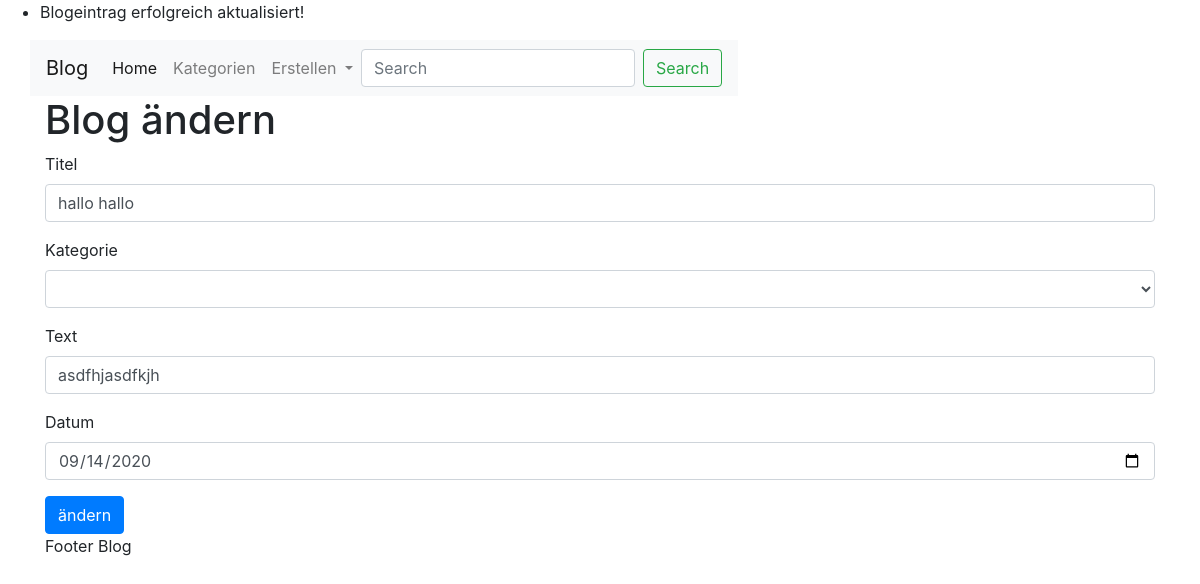
The app's page /blog/modify/3, older data.
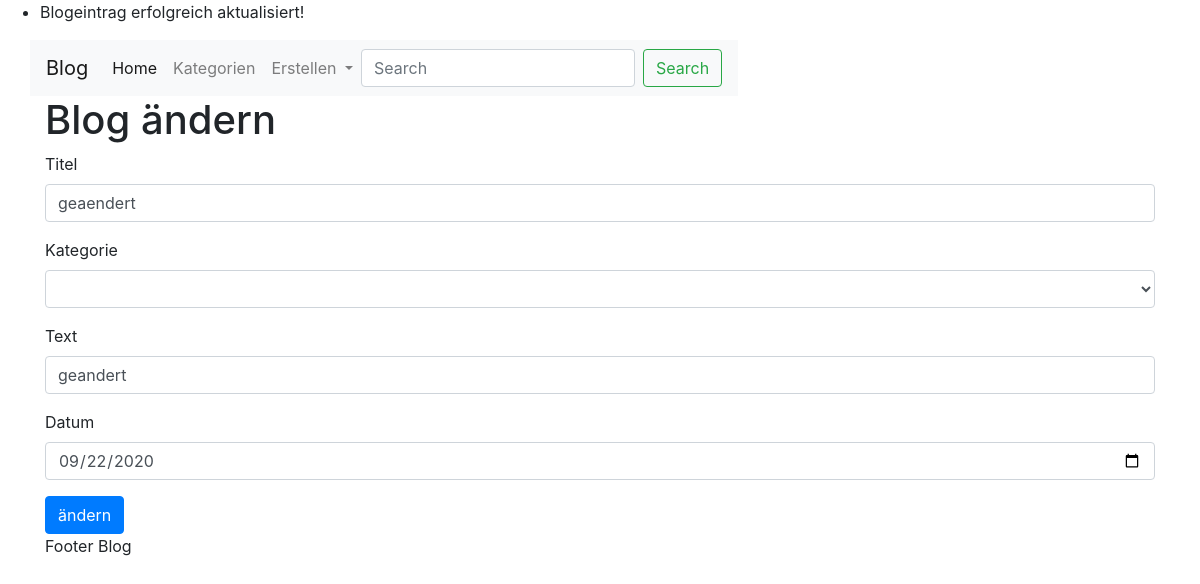
The same page, newer data.
### app/models.py (models this page shows)
class Blogeintrag(db.Model):
    id = db.Column(db.Integer, primary_key=True)
    titel = db.Column(db.String, nullable=False)
    kategorie = db.Column(db.ForeignKey("kategorie.id"), nullable=False)
    text = db.Column(db.String, nullable=False)
    datum = db.Column(db.Date, nullable=False)

### app/blog/routes.py (the view, shortened to what this page needs)
@bp.route('/blog/modify/<int:id>', methods=['POST', 'GET'])
def update(id):
    flash("Blogeintrag erfolgreich aktualisiert!")
    blogeintrag = Blogeintrag.query.get_or_404(id)
    form = Blogform(request.form)
    form.title.data = blogeintrag.titel
    form.category.data = blogeintrag.kategorie
    form.text.data = blogeintrag.text
    form.date.data = blogeintrag.datum
    return render_template("blog/update.html", form=form)

### app/blog/form.py
class Blogform(Form):
    title = StringField('Titel', validators = [DataRequired()])
    category = IntegerField('Kategorie', validators=[DataRequired()])
    text = StringField('Text', validators=[DataRequired()])
    date = DateField('Datum', validators=[DataRequired()])

### app/templates/blog/update.html (shortened to what this page needs)
{% extends "base.html" %}
{% block content %}
    <h1>Blog ändern</h1>
    <div>
        <form method="post" action="" role="form">
            <div class="form-group">
                <label for="title">{{ form.title.label.text }}</label>
                <input type="text" class="form-control" id="title" name="title"
                       value="{{ form.title.data }}">
            </div>
            <div class="form-group">
                <label for="category">{{ form.category.label.text }}</label>
                <select class="form-control" id="category" name="category">
                </select>
            </div>
            <div class="form-group">
                <label for="text">{{ form.text.label.text }}</label>
                <input type="text" class="form-control" id="text" name="text"
                       value="{{ form.text.data }}">
            </div>
            <div class="form-group">
                <label for="date">{{ form.date.label.text }}</label>
                <input type="date" class="form-control" id="date" name="date"
                       value="{{ form.date.data }}">
            </div>
            <button type="submit" class="btn btn-primary">ändern</button>
        </form>
    </div>
{% endblock %}

Row changes from the older to the newer data that the page shows:
changed Blogeintrag: title "hallo hallo" → "geaendert"; text "asdfhjasdfkjh" → "geandert"; date "09/14/2020" → "09/22/2020"
